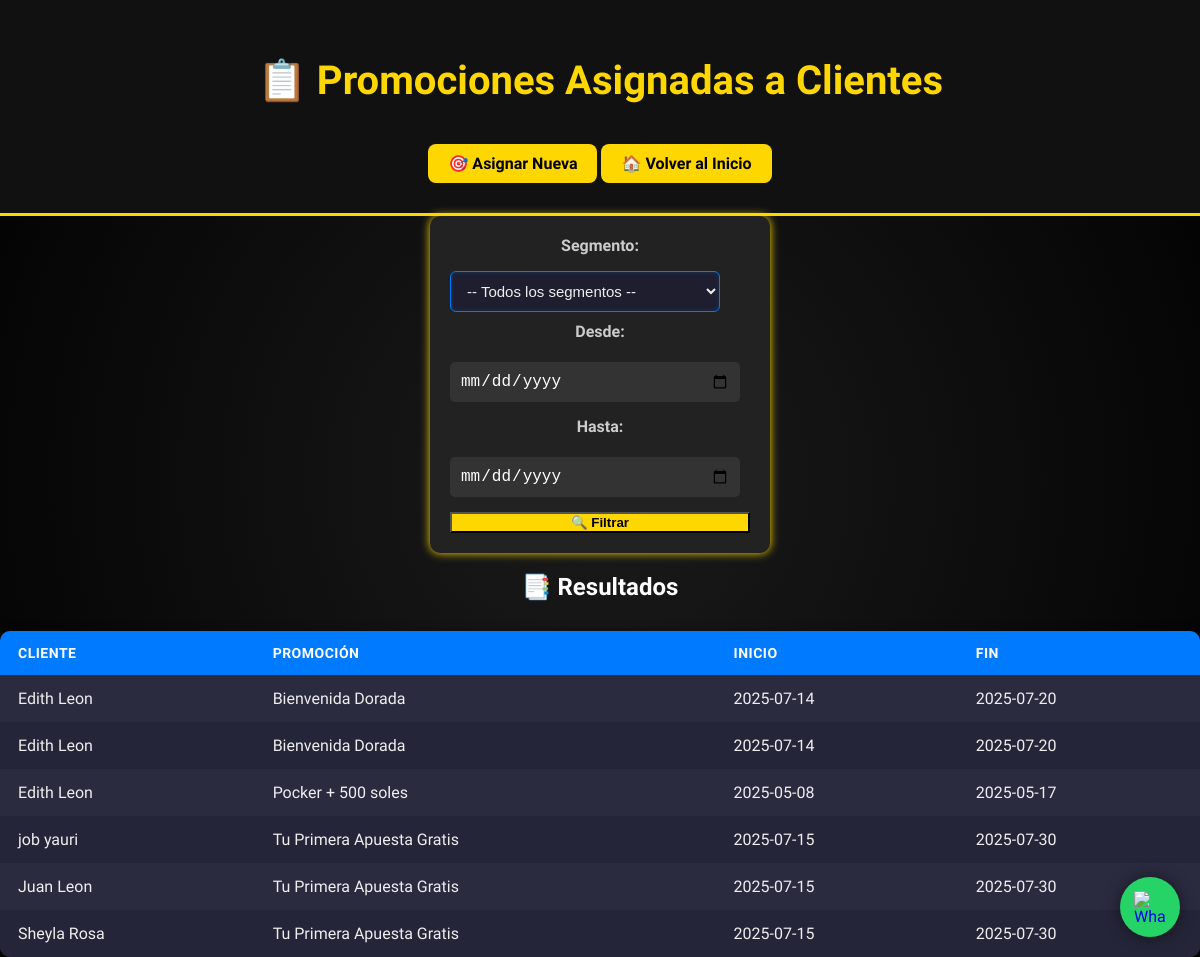
The page /promociones/listar_promociones_clientes.php on the database its author committed.
### tables this page shows
CREATE TABLE `clientes` (
  `id` int(11) NOT NULL,
  `nombre` varchar(100) DEFAULT NULL,
  `apellido` varchar(100) DEFAULT NULL,
  `dni` varchar(15) DEFAULT NULL,
  `email` varchar(100) DEFAULT NULL,
  `telefono` varchar(20) DEFAULT NULL,
  `fecha_registro` date DEFAULT NULL,
  `preferencias` text DEFAULT NULL,
  `segmento` varchar(100) NOT NULL
);

CREATE TABLE `promociones` (
  `id` int(11) NOT NULL,
  `titulo` varchar(255) DEFAULT NULL,
  `descripcion` text DEFAULT NULL,
  `fecha_inicio` date DEFAULT NULL,
  `fecha_fin` date DEFAULT NULL,
  `segmento_objetivo` text DEFAULT NULL,
  `estado` varchar(20) DEFAULT 'Activo'
);

### promociones/listar_promociones_clientes.php (the view, shortened to what this page needs)
<?php
$conexion = new mysqli("localhost", "root", "", "atlantic_city_db");
$fecha_inicio = $_POST['fecha_inicio'] ?? '';
$fecha_fin = $_POST['fecha_fin'] ?? '';
$query = "SELECT c.nombre, c.apellido, p.titulo AS promocion, p.fecha_inicio, p.fecha_fin
          FROM clientes c
          JOIN promociones_clientes pc ON c.id = pc.cliente_id
          JOIN promociones p ON pc.promocion_id = p.id";
$resultado = $conexion->query($query);
?>
<!DOCTYPE html>
<html lang="es">
<head>
  <link rel="stylesheet" href="../css/style.css">
  <link rel="stylesheet" href="../css/btns.css">
  <link rel="stylesheet" href="../css/footer_sep.css">
  <link rel="stylesheet" href="../css/tables.css">
</head>
<body>
<header>
  <h1>📋 Promociones Asignadas a Clientes</h1>
  <a href="asignar_promocion.php" class="btn">🎯 Asignar Nueva</a>
  <a href="../index.html" class="btn">🏠 Volver al Inicio</a>
</header>
<main>
  <form method="POST" action="listar_promociones_clientes.php" class="formulario">
    <label for="segmento_objetivo">Segmento:</label>
    <select name="segmento_objetivo" id="segmento_objetivo">
      <option value="">-- Todos los segmentos --</option>
    </select>
    <label for="fecha_inicio">Desde:</label>
    <input type="date" name="fecha_inicio" value="<?= $fecha_inicio ?>">
    <label for="fecha_fin">Hasta:</label>
    <input type="date" name="fecha_fin" value="<?= $fecha_fin ?>">
    <button type="submit">🔍 Filtrar</button>
  </form>
  <h2>📑 Resultados</h2>
  <table class="tabla-estilizada">
    <thead>
      <tr>
        <th>Cliente</th>
        <th>Promoción</th>
        <th>Inicio</th>
        <th>Fin</th>
      </tr>
    </thead>
    <tbody>
      <?php if ($resultado->num_rows > 0): ?>
        <?php while ($fila = $resultado->fetch_assoc()): ?>
          <tr>
            <td><?= $fila['nombre'] . ' ' . $fila['apellido'] ?></td>
            <td><?= $fila['promocion'] ?></td>
            <td><?= $fila['fecha_inicio'] ?></td>
            <td><?= $fila['fecha_fin'] ?></td>
          </tr>
        <?php endwhile; ?>
      <?php else: ?>
        <tr><td colspan="4">No se encontraron promociones asignadas con estos filtros.</td></tr>
      <?php endif; ?>
    </tbody>
  </table>
</main>
<a href="https://wa.me/51921876815" class="wsp-btn" target="_blank" title="Contáctanos por WhatsApp">
  <img src="https://img.icons8.com/color/48/000000/whatsapp.png" alt="WhatsApp">
</a>
</body>
</html>

### css/style.css (style rules this page uses)
body { margin: 0; font-family: 'Orbitron', sans-serif; background: radial-gradient(circle at center, #1b1b1b, #000); color: #fff; text-align: center; max-width: 100vw; overflow-x: hidden; }
header { padding: 30px 20px; background: #111; border-bottom: 3px solid gold; }
header h1 { color: gold; font-size: 2.5rem; margin-bottom: 10px; }
.formulario { display: flex; flex-direction: column; width: 300px; margin: auto; gap: 10px; padding: 20px; background: #222; border-radius: 10px; box-shadow: 0 0 10px gold; }
.formulario input, .formulario textarea, .formulario button .formulario option { width: 90%; background: #333; color: #fff; font-size: 1rem; margin: 5px 0; padding: 10px; border: none; border-radius: 5px; }
.formulario button { background-color: gold; color: #000; cursor: pointer; font-weight: bold; }

### css/btns.css (style rules this page uses)
.btn { display: inline-block; background-color: gold; color: black; padding: 10px 20px; border-radius: 8px; text-decoration: none; font-weight: bold; transition: 0.3s; text-align: center; margin-top: 30px; }
label { display: block; margin-bottom: 6px; color: #ccc; font-weight: 600; }
input[type="text"], select { width: 90%; padding: 10px 12px; border-radius: 6px; border: 1px solid #007bff; background-color: #1e1e2f; color: #eee; font-size: 15px; box-shadow: inset 0 0 5px rgba(0,123,255,0.2); transition: border 0.3s ease, box-shadow 0.3s ease; }

### css/footer_sep.css (style rules this page uses)
.wsp-btn { position: fixed; bottom: 20px; right: 20px; z-index: 999; width: 60px; height: 60px; background-color: #25D366; border-radius: 50%; display: flex; align-items: center; justify-content: center; box-shadow: 0 0 15px rgba(0,0,0,0.5); transition: transform 0.3s ease; }
.wsp-btn img { width: 32px; height: 32px; }

### css/tables.css (style rules this page uses)
.tabla-estilizada { width: 100%; border-collapse: collapse; margin-top: 30px; background-color: #1e1e2f; color: #eee; border-radius: 10px; overflow: hidden; box-shadow: 0 4px 12px rgba(0,0,0,0.6); }
.tabla-estilizada thead { background-color: #007bff; color: white; text-transform: uppercase; font-size: 14px; letter-spacing: 0.5px; }
.tabla-estilizada th, .tabla-estilizada td { padding: 14px 18px; text-align: left; }
.tabla-estilizada tbody tr:nth-child(even) { background-color: #252539; }
.tabla-estilizada tbody tr:nth-child(odd) { background-color: #2b2b40; }

### rows shown on the page
clientes: nombre "Edith", apellido "Leon", promociones.titulo "Bienvenida Dorada", promociones.fecha_inicio "2025-07-14", promociones.fecha_fin "2025-07-20", promociones.titulo "Pocker + 500 soles", promociones.fecha_inicio "2025-05-08", promociones.fecha_fin "2025-05-17"
clientes: nombre "job", apellido "yauri", promociones.titulo "Tu Primera Apuesta Gratis", promociones.fecha_inicio "2025-07-15", promociones.fecha_fin "2025-07-30"
clientes: nombre "Juan", apellido "Leon", promociones.titulo "Tu Primera Apuesta Gratis", promociones.fecha_inicio "2025-07-15", promociones.fecha_fin "2025-07-30"
clientes: nombre "Sheyla", apellido "Rosa", promociones.titulo "Tu Primera Apuesta Gratis", promociones.fecha_inicio "2025-07-15", promociones.fecha_fin "2025-07-30"
